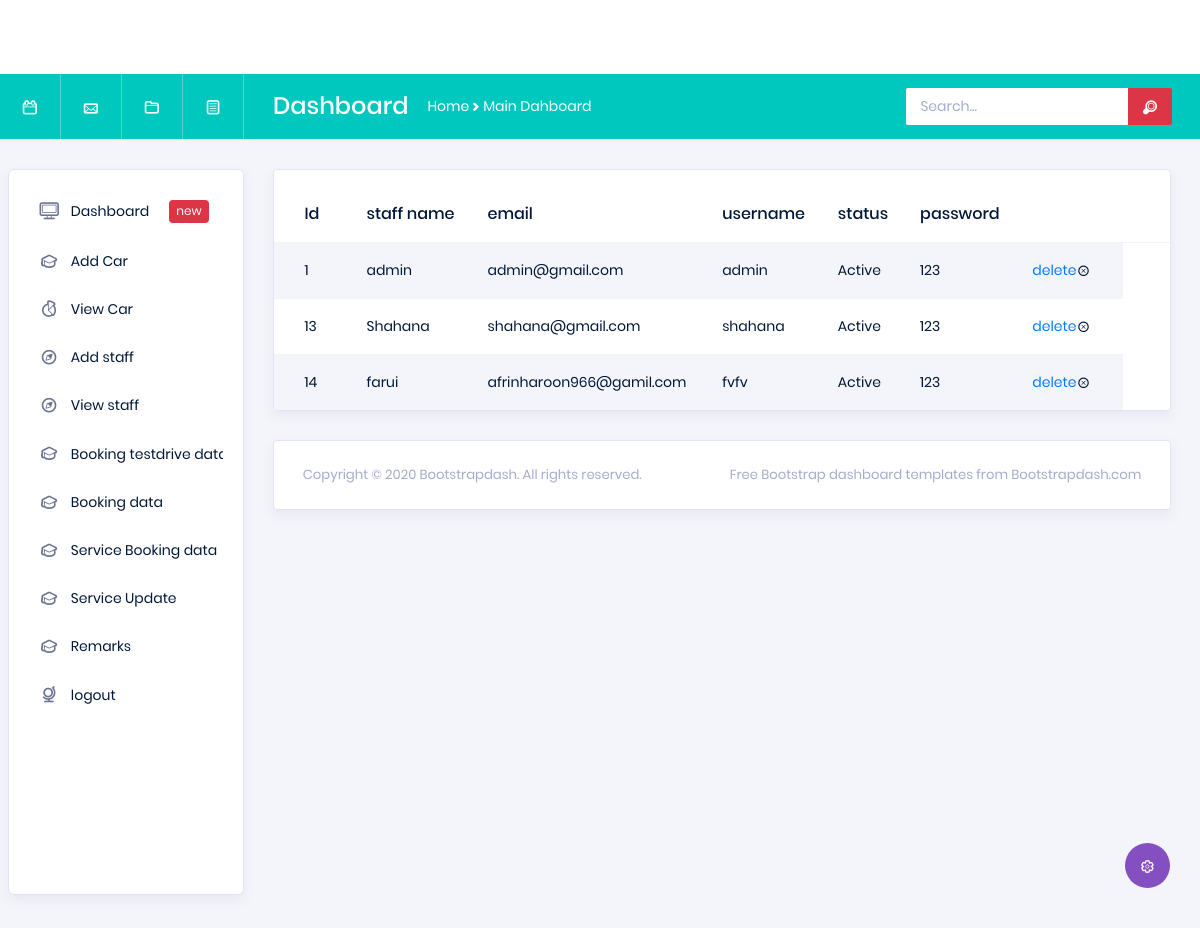
Screenshot of /admin/viewstaff.php with the database file from the repository.
### tables this page shows
CREATE TABLE `tbl_staff` (
  `id` int(225) NOT NULL,
  `staff` varchar(255) NOT NULL,
  `email` varchar(255) NOT NULL,
  `user_name` varchar(10) NOT NULL,
  `status` varchar(100) NOT NULL,
  `password` varchar(100) NOT NULL
);

### admin/viewstaff.php (the view, shortened to what this page needs)
<?php
include('header.php');
?>
<?php
include('sidebar.php');
?>
      <div class="main-panel">
      <?php
	  include"db.php";
                ?>
       <div class="row m-t-30">
                            <div class="col-md-12">
                                <div class="table-responsive m-b-40">
                                    <form method="POST" enctype="multipart/form-data">
                                    <div class="content-wrapper">
                                    <div class="row">
                                    <div class="col-md-12">
                                    <div class="card">
                                     <div class="table-responsive pt-3">
                                    <table class="table table-striped project-orders-table">
                    <thead>
                      <tr>
                        <th class="ml-5">Id</th>
                        <th>staff name</th>
                        <th>email</th>
                        <th>username</th>
                        <th>status</th>
                        <th>password</th>
                        <th></th>
                        <th></th>
                      </tr>
                    </thead>
                      <?php
                                                    $selcat="select * from tbl_staff";
                                                    $execute=mysqli_query($con,$selcat);
                                                    foreach($execute as $value)
                                                        {
                                                        ?>
                                                        <tr>
                                                        <td><?php echo $value['id'];?></td>
                                                        <td><?php echo $value['staff'];?></td>
                                                        <td><?php echo $value['email'];?></td>
                                                        <td><?php echo $value['user_name'];?></td>
                                                        <td><?php echo $value['status'];?></td>
                                                        <td><?php echo $value['password'];?></td>
                                                        <td><a href='viewstaff.php?id=<?php echo $value['id'];?>'>delete</a><i class=" typcn typcn-delete-outline btn-icon-append"></i></td>
                                                        </tr>
                                                        <?php
                                                        }
                                                        ?>
                                                    </div>
                                                    </div>
                </div>
              </div>
            </div>
          </div>
        </div>
 <?php
include('footer.php');
?>

### rows the page displays
tbl_staff: id "1", staff "admin", email "admin@gmail.com", user_name "admin", status "Active", password "123"
tbl_staff: id "13", staff "Shahana", email "shahana@gmail.com", user_name "shahana", status "Active", password "123"
tbl_staff: id "14", staff "farui", email "afrinharoon966@gamil.com", user_name "fvfv", status "Active", password "123"
